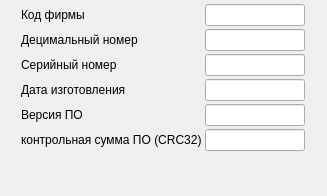
<?xml version="1.0" encoding="UTF-8"?>
<ui version="4.0">
 <class>AboutDialog</class>
 <widget class="QDialog" name="AboutDialog">
  <property name="geometry">
   <rect>
    <x>0</x>
    <y>0</y>
    <width>327</width>
    <height>196</height>
   </rect>
  </property>
  <property name="windowTitle">
   <string>О программе</string>
  </property>
  <layout class="QVBoxLayout" name="verticalLayout">
   <property name="spacing">
    <number>3</number>
   </property>
   <property name="leftMargin">
    <number>4</number>
   </property>
   <property name="topMargin">
    <number>4</number>
   </property>
   <property name="rightMargin">
    <number>4</number>
   </property>
   <property name="bottomMargin">
    <number>4</number>
   </property>
   <item>
    <layout class="QHBoxLayout" name="horizontalLayout" stretch="0,1,0">
     <item>
      <spacer name="verticalSpacer_3">
       <property name="orientation">
        <enum>Qt::Horizontal</enum>
       </property>
       <property name="sizeHint" stdset="0">
        <size>
         <width>40</width>
         <height>20</height>
        </size>
       </property>
      </spacer>
     </item>
     <item>
      <layout class="QGridLayout" name="gridLayout">
       <item row="3" column="0">
        <widget class="QLabel" name="label_4">
         <property name="text">
          <string>Дата изготовления</string>
         </property>
        </widget>
       </item>
       <item row="1" column="0">
        <widget class="QLabel" name="label_2">
         <property name="text">
          <string>Децимальный номер</string>
         </property>
        </widget>
       </item>
       <item row="4" column="1">
        <widget class="QLineEdit" name="versionLineEdit">
         <property name="minimumSize">
          <size>
           <width>100</width>
           <height>0</height>
          </size>
         </property>
         <property name="readOnly">
          <bool>true</bool>
         </property>
        </widget>
       </item>
       <item row="5" column="0">
        <widget class="QLabel" name="label_6">
         <property name="text">
          <string>контрольная сумма ПО (CRC32)</string>
         </property>
        </widget>
       </item>
       <item row="5" column="1">
        <widget class="QLineEdit" name="crcLineEdit">
         <property name="minimumSize">
          <size>
           <width>100</width>
           <height>0</height>
          </size>
         </property>
         <property name="readOnly">
          <bool>true</bool>
         </property>
        </widget>
       </item>
       <item row="3" column="1">
        <widget class="QLineEdit" name="dateReleaseLineEdit">
         <property name="minimumSize">
          <size>
           <width>100</width>
           <height>0</height>
          </size>
         </property>
         <property name="readOnly">
          <bool>true</bool>
         </property>
        </widget>
       </item>
       <item row="2" column="1">
        <widget class="QLineEdit" name="sreiesLineEdit">
         <property name="minimumSize">
          <size>
           <width>100</width>
           <height>0</height>
          </size>
         </property>
         <property name="readOnly">
          <bool>true</bool>
         </property>
        </widget>
       </item>
       <item row="1" column="1">
        <widget class="QLineEdit" name="decimalNumberLineEdit">
         <property name="minimumSize">
          <size>
           <width>100</width>
           <height>0</height>
          </size>
         </property>
         <property name="readOnly">
          <bool>true</bool>
         </property>
        </widget>
       </item>
       <item row="2" column="0">
        <widget class="QLabel" name="label_3">
         <property name="text">
          <string>Серийный номер</string>
         </property>
        </widget>
       </item>
       <item row="4" column="0">
        <widget class="QLabel" name="label_5">
         <property name="text">
          <string>Версия ПО</string>
         </property>
        </widget>
       </item>
       <item row="0" column="1">
        <widget class="QLineEdit" name="companyLineEdit">
         <property name="minimumSize">
          <size>
           <width>100</width>
           <height>0</height>
          </size>
         </property>
         <property name="readOnly">
          <bool>true</bool>
         </property>
        </widget>
       </item>
       <item row="0" column="0">
        <widget class="QLabel" name="label">
         <property name="text">
          <string>Код фирмы</string>
         </property>
        </widget>
       </item>
      </layout>
     </item>
     <item>
      <spacer name="verticalSpacer_2">
       <property name="orientation">
        <enum>Qt::Horizontal</enum>
       </property>
       <property name="sizeHint" stdset="0">
        <size>
         <width>40</width>
         <height>20</height>
        </size>
       </property>
      </spacer>
     </item>
    </layout>
   </item>
   <item>
    <spacer name="verticalSpacer">
     <property name="orientation">
      <enum>Qt::Vertical</enum>
     </property>
     <property name="sizeHint" stdset="0">
      <size>
       <width>20</width>
       <height>40</height>
      </size>
     </property>
    </spacer>
   </item>
  </layout>
 </widget>
 <resources/>
 <connections/>
</ui>
